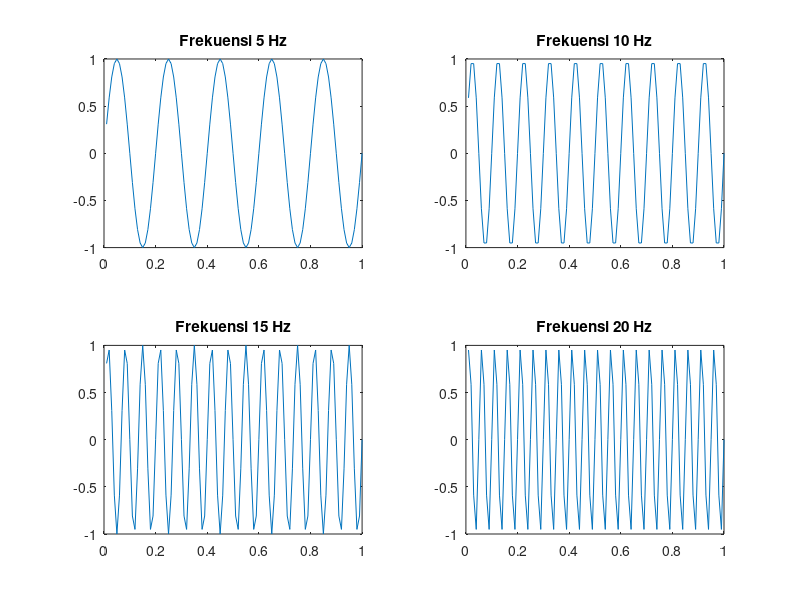
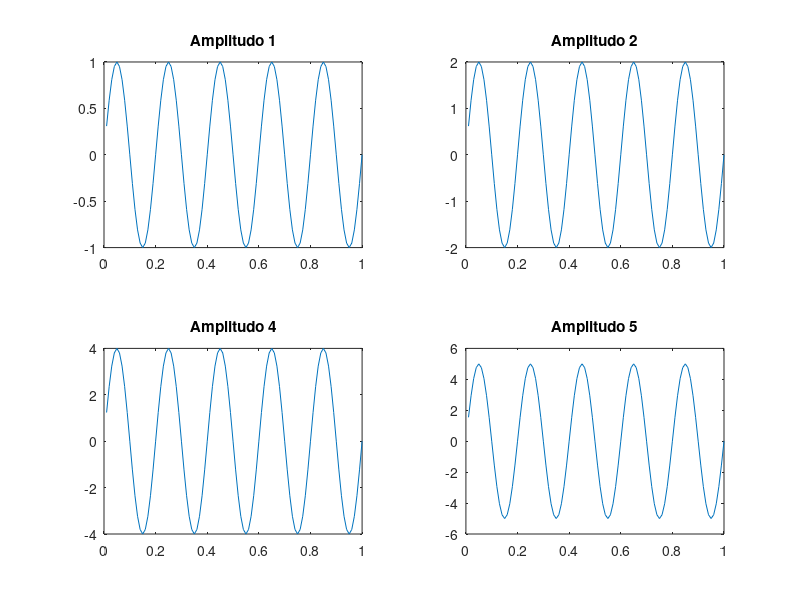
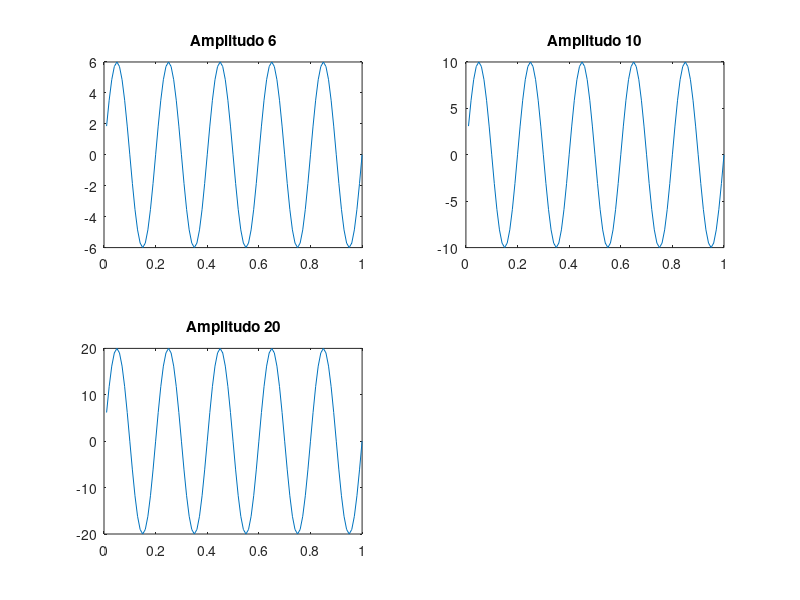
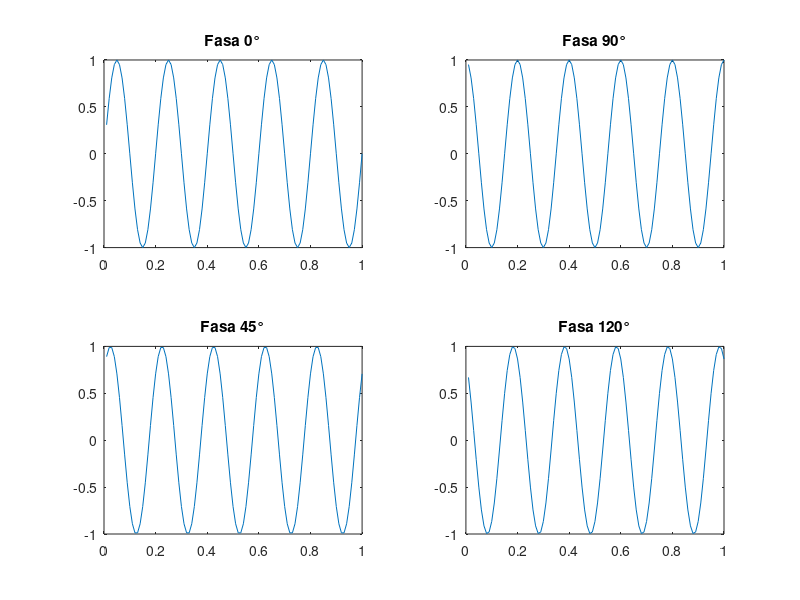

MATLAB code to generate these figures, in order: (Note: this script raises an error after producing the figures.)

% Pembangkitan Sinyal Waktu Kontinu Sinusoidal
Fs = 100;
t = (1:100)/Fs;
s1 = sin(2*pi*5*t);

% Mengubah Frekuensi
s2 = sin(2*pi*10*t); % frekuensi 10 Hz
s3 = sin(2*pi*15*t); % frekuensi 15 Hz
s4 = sin(2*pi*20*t); % frekuensi 20 Hz

figure;
subplot(2, 2, 1)
plot(t, s1)
title('Frekuensi 5 Hz')

subplot(2, 2, 2)
plot(t, s2)
title('Frekuensi 10 Hz')

subplot(2, 2, 3)
plot(t, s3)
title('Frekuensi 15 Hz')

subplot(2, 2, 4)
plot(t, s4)
title('Frekuensi 20 Hz')

% Mengubah Amplitudo
s2 = 2*sin(2*pi*5*t); % amplitudo 2
s3 = 4*sin(2*pi*5*t); % amplitudo 4
s4 = 5*sin(2*pi*5*t); % amplitudo 5
s5 = 6*sin(2*pi*5*t); % amplitudo 6
s6 = 10*sin(2*pi*5*t); % amplitudo 10
s7 = 20*sin(2*pi*5*t); % amplitudo 20

figure;
subplot(2, 2, 1)
plot(t, s1)
title('Amplitudo 1')

subplot(2, 2, 2)
plot(t, s2)
title('Amplitudo 2')

subplot(2, 2, 3)
plot(t, s3)
title('Amplitudo 4')

subplot(2, 2, 4)
plot(t, s4)
title('Amplitudo 5')

figure;
subplot(2, 2, 1)
plot(t, s5)
title('Amplitudo 6')

subplot(2, 2, 2)
plot(t, s6)
title('Amplitudo 10')

subplot(2, 2, 3)
plot(t, s7)
title('Amplitudo 20')



% Mengubah Fasa
s2 = sin(2*pi*5*t + pi/2); % fasa pi/2 90°
s3 = sin(2*pi*5*t + pi/4); % fasa pi/4 45°
s4 = sin(2*pi*5*t + 2*pi/3); % fasa 2*pi/3 120°
s5 = sin(2*pi*5*t + pi); % fasa pi 180°
s6 = sin(2*pi*5*t + 3*pi/4); % fasa 3*pi/4 225°

figure;
subplot(2, 2, 1)
plot(t, s1)
title('Fasa 0°')

subplot(2, 2, 2)
plot(t, s2)
title('Fasa 90°')

subplot(2, 2, 3)
plot(t, s3)
title('Fasa 45°')

subplot(2, 2, 4)
plot(t, s4)
title('Fasa 120°')

figure;
subplot(2, 1, 1)
plot(t, s5)
title('Fasa 180°')

subplot(2, 1, 2)
plot(t, s6)
title('Fasa 225°')


% Pembangkitan Sinyal Persegi
Fs = 100;
t = (1:100)/Fs;
s1 = square(2*pi*5*t);      % frekuensi 5 Hz
plot(t, s1, 'linewidth', 2)
axis([0 1 -1.2 1.2])

% Mengubah Frekuensi
s2 = square(2*pi*10*t);     % frekuensi 10 Hz
s3 = square(2*pi*15*t);     % frekuensi 15 Hz
s4 = square(2*pi*20*t);     % frekuensi 20 Hz

figure;
subplot(2, 2, 1)
plot(t, s1)
title('Frekuensi 5 Hz')

subplot(2, 2, 2)
plot(t, s2)
title('Frekuensi 10 Hz')

subplot(2, 2, 3)
plot(t, s3)
title('Frekuensi 15 Hz')

subplot(2, 2, 4)
plot(t, s4)
title('Frekuensi 20 Hz')

% Mengubah Fasa
s2 = square(2*pi*5*t + pi/4);   % fasa 45°
s3 = square(2*pi*5*t + 2*pi/3); % fasa 120°
s4 = square(2*pi*5*t + pi);     % fasa 180°
s5 = square(2*pi*5*t + 3*pi/4); % fasa 225°

figure;
subplot(2, 2, 1)
plot(t, s1)
title('Fasa 0°')

subplot(2, 2, 2)
plot(t, s2)
title('Fasa 45°')

subplot(2, 2, 3)
plot(t, s3)
title('Fasa 120°')

subplot(2, 2, 4)
plot(t, s4)
title('Fasa 180°')

figure;
subplot(2, 1, 1)
plot(t, s5)
title('Fasa 225°')



% Pembangkitan Sinyal Waktu Diskrit, Sekuen Konstan

L = input('Panjang Gelombang (>=40) =');
P = input('Panjang Sekuen =');
for n = 1:L
    if (n >= P)
        step(n) = 1;
    else
        step(n) = 0;
    end
end

x = 1:L;
stem(x, step)



% Pembangkitan Sinyal Waktu Diskrit, Sekuen Pulsa


    L = input('Panjang Gelombang (>=40) =');
    P = input('Panjang Pulsa =');
    for n = 1:L
        if (n == P)
            step(n) = 1;
        else
            step(n) = 0;
        end
    end

    x = 1:L;
    stem(x, step)
    axis ([0 L -.1 1.2])



% Pembentukan Sinyal Sinus Waktu Diskrit

Fs = 20; % frekuensi sampling
t = (0:Fs - 1)/Fs; % proses normalisasi
s1 = sin(2*pi*t*2);
stem(t, s1)
axis([0 1 -1.2 1.2])

% Mengubah nilai Fs menjadi 30, 40, 50, 60, 70, 80
% Mengubah nilai Fs menjadi 18, 15, 12, 10, 8

% 30, 40, 50, 60, 70, 80, 18, 15, 12, 10, 8

% Pembangkitan Sinyal Dengan Memanfaatkan File *.wav

y1 = wavread('shikabu.wav');
Fs = 10000;
wavplay(y1, Fs, 'async') % memainkan audio sinyal asli

y1 = audioread('shikabu.wav');
Fs = 10000;
sound(y1, Fs) % memainkan audio sinyal asli

% Menampilkan file audio dalam bentuk grafik sebagai fungsi waktu
t = (1:length(y1))/Fs;
plot(t, y1)


% ffmpeg -i shikabu.mp3 -ac 1 -ar 16000 -ab 16k shikabu.wav
% ffmpeg -i COTE_OST.mp4a -ac 1 -ar 16000 -ab 16k COTE_OST.wav
% ffmpeg -i talking.mp3 -ac 1 -ar 16000 -ab 16k talking.wav
% ffmpeg -i me.mpeg -ac 1 -ar 16000 -ab 16k me.wav
